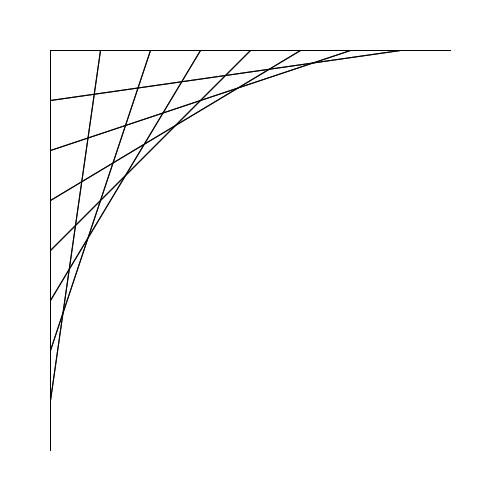
Frame 1 (no input)
Frame 60 (the mouse pressed at the canvas centre just before this capture): identical to frame 1, image omitted
Frame 120 (the mouse held since frame 60 and released just before this capture): identical to frame 1, image omitted

The Processing sketch that drew this single still picture (run headless with seeded random() and noise(); from frame 60 on, the mouse is pressed at the canvas centre):

// Processing sketch: processing_37158
// ── processing_37158.pde

int spacing;

void setup(){
  size(500,500);
  spacing = 50;
  smooth();
}

void draw(){
  background(255);
  fill(0);
  
  for(int i = 0; i < width - spacing; i = i + 50){
    line(spacing + i, spacing, spacing, height - spacing - i);
    line(spacing, spacing + i, width - spacing - i, spacing);
  }
}
